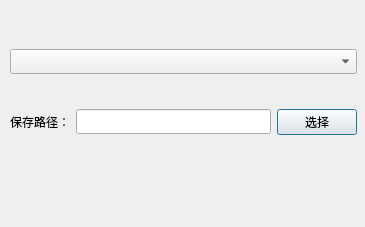
<?xml version="1.0" encoding="UTF-8"?>
<ui version="4.0">
 <class>SaveTopImgDialog</class>
 <widget class="QDialog" name="SaveTopImgDialog">
  <property name="geometry">
   <rect>
    <x>0</x>
    <y>0</y>
    <width>365</width>
    <height>227</height>
   </rect>
  </property>
  <property name="font">
   <font>
    <family>微软雅黑</family>
   </font>
  </property>
  <property name="windowTitle">
   <string>选择保存图片类型</string>
  </property>
  <property name="windowIcon">
   <iconset resource="resource.qrc">
    <normaloff>:/Resource/cut.png</normaloff>:/Resource/cut.png</iconset>
  </property>
  <widget class="QWidget" name="layoutWidget">
   <property name="geometry">
    <rect>
     <x>10</x>
     <y>20</y>
     <width>347</width>
     <height>181</height>
    </rect>
   </property>
   <layout class="QVBoxLayout" name="verticalLayout">
    <item>
     <widget class="QComboBox" name="m_selectImgType"/>
    </item>
    <item>
     <layout class="QHBoxLayout" name="horizontalLayout">
      <item>
       <widget class="QLabel" name="m_saveImgPathTitle">
        <property name="sizePolicy">
         <sizepolicy hsizetype="Preferred" vsizetype="Fixed">
          <horstretch>0</horstretch>
          <verstretch>0</verstretch>
         </sizepolicy>
        </property>
        <property name="text">
         <string>保存路径：</string>
        </property>
       </widget>
      </item>
      <item>
       <widget class="QLineEdit" name="m_saveTopImgPath"/>
      </item>
      <item>
       <widget class="QPushButton" name="m_selectSavePathBtn">
        <property name="text">
         <string>选择</string>
        </property>
       </widget>
      </item>
     </layout>
    </item>
    <item>
     <widget class="QDialogButtonBox" name="buttonBox">
      <property name="layoutDirection">
       <enum>Qt::LeftToRight</enum>
      </property>
      <property name="orientation">
       <enum>Qt::Horizontal</enum>
      </property>
      <property name="standardButtons">
       <set>QDialogButtonBox::NoButton</set>
      </property>
      <property name="centerButtons">
       <bool>true</bool>
      </property>
     </widget>
    </item>
   </layout>
  </widget>
 </widget>
 <resources>
  <include location="resource.qrc"/>
 </resources>
 <connections>
  <connection>
   <sender>buttonBox</sender>
   <signal>rejected()</signal>
   <receiver>SaveTopImgDialog</receiver>
   <slot>reject()</slot>
   <hints>
    <hint type="sourcelabel">
     <x>316</x>
     <y>260</y>
    </hint>
    <hint type="destinationlabel">
     <x>286</x>
     <y>274</y>
    </hint>
   </hints>
  </connection>
  <connection>
   <sender>buttonBox</sender>
   <signal>accepted()</signal>
   <receiver>SaveTopImgDialog</receiver>
   <slot>accept()</slot>
   <hints>
    <hint type="sourcelabel">
     <x>248</x>
     <y>254</y>
    </hint>
    <hint type="destinationlabel">
     <x>157</x>
     <y>274</y>
    </hint>
   </hints>
  </connection>
 </connections>
</ui>
